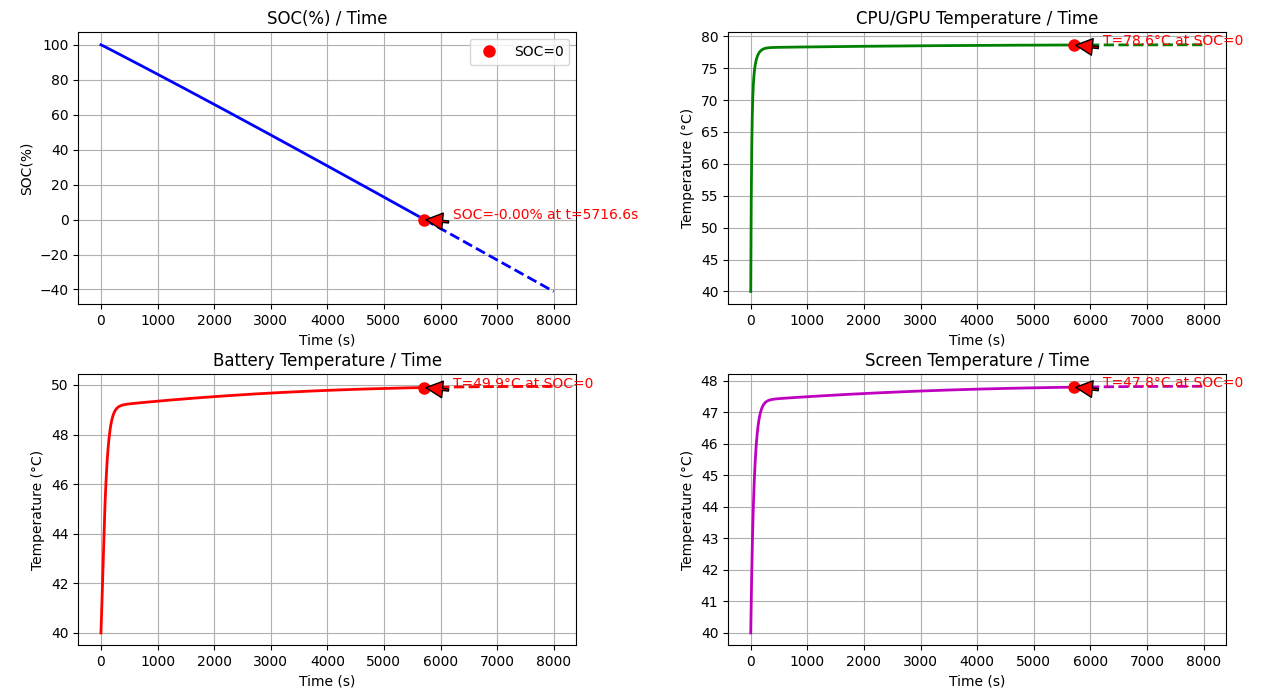

This figure's Python source:
import random
import numpy as np
import matplotlib.pyplot as plt
from scipy import integrate as sp
import matplotlib
matplotlib.use('TkAgg')
# 科学常数
KB=1.380649e-23
epsilon_0 = 3.0401  # Li的标准电池电势
#R = 8.314  # 普适气体常数
#F = 96485.33  # 法拉第常数

# 初始化变量（这里需要您根据实际情况设置这些值）
# 热容和质量
Cl = [0, 712, 900, 700]  # J/(kg·K) - 假设值
m = [0, 0.005, 0.06, 0.12]  # kg - 假设值

# 热传导系数和面积
k = [0,2/2,5/2,0.6/2]  # W/(m*K) - 假设值    1：0.8~1.05    #考虑到了热传导不是完全传导，它只有50%传出了
A = [0, 1.2e-4, 2*0.00175, 2*74.8*158.6e-6]  # m² - 假设值
d = [0, 0.0005 , 0.005 ,0.005]  #

# 其他参数（需要您根据实际情况设置）
C = [0, 0.2550, -3740, 0.2561, -3740]  # 假设值
U = [0, 1.2, 1]  # 假设值
SOC = 1  # 初始SOC - 假设值
I = 0.5  # 电流 - 假设值
C_N = 50000  # 假设值

a_0a_R=242.3180
a_0a_G=293.6999
a_0a_B=294.0139# 辅助函数
def cm(i, j):
    return -1 * Cl[i] * m[j]


def katd(i, j, T_val, kp):
    return k[i] * A[j] * T_val / d[kp]


def f(T, t, T_0):
    """
    T: [SOC, T_cpu/gpu, T_battery, T_screen]
    t: 时间
    T_0: 环境温度
    """
    # 初始化返回数组
    a = np.zeros(4)

    # 提取温度
    T_soc, T_cpu_gpu, T_battery, T_screen = T

    E_a2 = 0.2*1.602176634e-19
    E_a1 = 0.7*1.602176634e-19
    # 这里需要您根据实际情况定义这些变量
    # 动态功耗参数（假设值）
    aerfa_1 = 0.5
    U_1 = 1.2
    mu_1 = 1
    b_1 = 1.0
    lemda_1 = 2
    aerfa_2 = 0.5
    U_2 = 1
    mu_2 = 1
    b_2 = 1.0
    lemda_2 = 5/2

    # 静态功耗（假设值）
    I_gc = 1e-7
    I_gg = 8.6e-8
    P_net = 0.2
    P_camera = 0.02
    P_microphone = 0.1
    P_speakers = 0.3

    # 计算动态功耗
    P_cpu_dynamic = aerfa_1 * (U_1 ** (2 + mu_1)) * b_1 * lemda_1
    P_gpu_dynamic = aerfa_2 * (U_2 ** (2 + mu_2)) * b_2 * lemda_2
    print(P_cpu_dynamic, P_gpu_dynamic)

    P_R=random.randint(1,255)
    P_G=random.randint(1,255)
    P_B=random.randint(1,255)
    a_R=3.3996
    a_G=7.0503
    a_B=19.5081
    Br =random.randint(0,100)
    P_R=P_B=P_G=100
    Br=75
    P_screen = (np.exp(E_a1 / (KB*T[3])) * (np.exp(-1*E_a2/(KB*T[3]))+1)) / (np.exp(E_a1/(KB*293.16)) * (1+np.exp(-1*E_a2/(KB*293.16))))
    print('p1',P_screen)
    P_screen*=(a_0a_R*P_R + a_0a_G*P_G + a_0a_B*P_B + Br*(a_R*P_R+a_G*P_G+a_B*P_B))

    P_screen*=1e-6

    #
    P_static = P_cpu_dynamic + P_gpu_dynamic + U_1 * I_gc + U_2 * I_gg + P_net + P_camera + P_microphone + P_speakers
    print('P_static',P_static)

    # AI相关参数（假设值）
    x = [0, 4.8347, -0.2437, -0.3751, -0.1628, 6.0577, 2.6921, -0.8159] #0.75C
    #x = [0, 4.2362, -0.2760, -0.6248, -0.0240, 19.0968,2.7253,  0.1822] #1.75C
    #x = [0, 3.3824, -1.0973, -0.3668,  0.7126, 23.5287,2.6668,  0.0940] #2.75C

    Fi_N = 0.5
    U_s = 3.7
    I_s = 2.0

    # 电化学反应参数（假设值）
    k_0 = 1

    a_0 = 1.0
    epsilon = 0.1
    L_0 = 0.01
    omega = 1/86400
    Fi_0 = 0.0
    L_base = 0.01
    a_ba = 1.0

    # 计算AI项
    AI = (x[1] + x[2] * T_soc + x[3] * (T_soc ** 2) + x[4] * (T_soc ** 3)) * x[5] * (np.exp(x[6] / (T_battery + x[7])))
    IIFAI = I * I * Fi_N * AI
    UI = U_s * I_s
    print('IIFAI',IIFAI)

    # 四个微分方程
    # 1. SOC变化率
    a[0] = (IIFAI + C[1] * U[1] * (np.exp(C[2] / T_cpu_gpu)) * T_cpu_gpu ** 2 + P_screen +
            C[3] * U[2] * (np.exp(C[4] / T_cpu_gpu)) * T_cpu_gpu ** 2 + P_static) / (-1 * C_N)
    #print(k_0 * (np.exp(E_a1 / (KB * T_battery))) * (1 + (np.exp(-1 * E_a2 / (KB * T_battery)))) * (a_0a_R+a_0a_G+a_0a_B + (epsilon * L_0 * np.sin(omega * t + Fi_0) + L_base) * a_ba))
    print(a[0])
    print('一坨',C[1] * U[1] * (np.exp(C[2] / T_cpu_gpu)) * T_cpu_gpu ** 2   )

    # 2. CPU/GPU温度变化率
    a[1] = (katd(1, 1, T_cpu_gpu,1) - UI - katd(1, 1, T_screen,1)) / cm(1, 1)
    print(a[1])

    # 3. 电池温度变化率
    a[2] = (katd(2, 2, T_battery,2) - IIFAI - katd(2, 2, T_screen,2)) / cm(2, 2)
    print(a[2])

    # 4. 屏幕温度变化率
    a[3] = (katd(3, 3, T_screen,3) - IIFAI - katd(3, 3, T_0,3) - UI) / cm(3, 3)
    print(a[3])
    return a

    print()


# 初始条件: [SOC, T_cpu/gpu, T_battery, T_screen]
# SOC，温度用开尔文
y0 = [1, 313, 313, 313]

# 时间点
t = np.linspace(0, 8000, 10000)

# 环境温度（293K = 20°C）


# 解微分方程
track = sp.odeint(f, y0, t, args=(313,))



# 找到SOC首次降到0的时刻
SOC_ = track[:, 0]
SOC_0id = None
for i in range(len(SOC_)):
    if SOC_[i] <= 0:
        SOC_0id = i
        break

# 绘制结果
plt.figure(figsize=(12, 8))

# 图1: SOC变化
plt.subplot(2, 2, 1)
if SOC_0id is not None:
    # 绘制SOC=0之前的实线部分
    plt.plot(t[:SOC_0id+1], track[:SOC_0id+1, 0] * 100, 'b-', linewidth=2)
    # 绘制SOC=0之后的虚线部分
    plt.plot(t[SOC_0id:], track[SOC_0id:, 0] * 100, 'b--', linewidth=2)
    # 标记SOC=0的点
    soc_value = track[SOC_0id, 0] * 100
    plt.plot(t[SOC_0id], soc_value, 'ro', markersize=8, label='SOC=0')
    # 添加文本标注
    plt.annotate(f'SOC={soc_value:.2f}% at t={t[SOC_0id]:.1f}s',
                xy=(t[SOC_0id], soc_value),
                xytext=(t[SOC_0id] + 500, 0.1),
                arrowprops=dict(facecolor='red', shrink=0.05, width=1.5),
                fontsize=10,
                color='red')
    plt.legend()
else:
    plt.plot(t, track[:, 0] * 100, 'b-', linewidth=2)

plt.title('SOC(%) / Time')
plt.xlabel('Time (s)')
plt.ylabel('SOC(%)')
plt.grid(True)

# 图2: CPU/GPU温度变化
plt.subplot(2, 2, 2)
temp_cg = track[:, 1] - 273  # 转换为摄氏度
if SOC_0id is not None:
    # 绘制SOC=0之前的实线部分
    plt.plot(t[:SOC_0id+1], temp_cg[:SOC_0id+1], 'g-', linewidth=2)
    # 绘制SOC=0之后的虚线部分
    plt.plot(t[SOC_0id:], temp_cg[SOC_0id:], 'g--', linewidth=2)
    # 标记SOC=0对应的温度点
    temp_value = temp_cg[SOC_0id]
    plt.plot(t[SOC_0id], temp_value, 'ro', markersize=8)
    # 添加文本标注
    plt.annotate(f'T={temp_value:.1f}°C at SOC=0',
                xy=(t[SOC_0id], temp_value),
                xytext=(t[SOC_0id] + 500, temp_value),
                arrowprops=dict(facecolor='red', shrink=0.05, width=1.5),
                fontsize=10,
                color='red')
else:
    plt.plot(t, temp_cg, 'g-', linewidth=2)

plt.title('CPU/GPU Temperature / Time')
plt.xlabel('Time (s)')
plt.ylabel('Temperature (°C)')
plt.grid(True)

# 图3: 电池温度变化
plt.subplot(2, 2, 3)
temp_battery = track[:, 2] - 273  # 转换为摄氏度
if SOC_0id is not None:
    # 绘制SOC=0之前的实线部分
    plt.plot(t[:SOC_0id+1], temp_battery[:SOC_0id+1], 'r-', linewidth=2)
    # 绘制SOC=0之后的虚线部分
    plt.plot(t[SOC_0id:], temp_battery[SOC_0id:], 'r--', linewidth=2)
    # 标记SOC=0对应的温度点
    temp_value = temp_battery[SOC_0id]
    plt.plot(t[SOC_0id], temp_value, 'ro', markersize=8)
    # 添加文本标注
    plt.annotate(f'T={temp_value:.1f}°C at SOC=0',
                xy=(t[SOC_0id], temp_value),
                xytext=(t[SOC_0id] + 500, temp_value),
                arrowprops=dict(facecolor='red', shrink=0.05, width=1.5),
                fontsize=10,
                color='red')
else:
    plt.plot(t, temp_battery, 'r-', linewidth=2)

plt.title('Battery Temperature / Time')
plt.xlabel('Time (s)')
plt.ylabel('Temperature (°C)')
plt.grid(True)

# 图4: 屏幕温度变化
plt.subplot(2, 2, 4)
temp_screen = track[:, 3] - 273  # 转换为摄氏度
if SOC_0id is not None:
    # 绘制SOC=0之前的实线部分
    plt.plot(t[:SOC_0id+1], temp_screen[:SOC_0id+1], 'm-', linewidth=2)
    # 绘制SOC=0之后的虚线部分
    plt.plot(t[SOC_0id:], temp_screen[SOC_0id:], 'm--', linewidth=2)
    # 标记SOC=0对应的温度点
    temp_value = temp_screen[SOC_0id]
    plt.plot(t[SOC_0id], temp_value, 'ro', markersize=8)
    # 添加文本标注
    plt.annotate(f'T={temp_value:.1f}°C at SOC=0',
                xy=(t[SOC_0id], temp_value),
                xytext=(t[SOC_0id] + 500, temp_value),
                arrowprops=dict(facecolor='red', shrink=0.05, width=1.5),
                fontsize=10,
                color='red')
else:
    plt.plot(t, temp_screen, 'm-', linewidth=2)

plt.title('Screen Temperature / Time')
plt.xlabel('Time (s)')
plt.ylabel('Temperature (°C)')
plt.grid(True)

plt.tight_layout()
plt.show()
